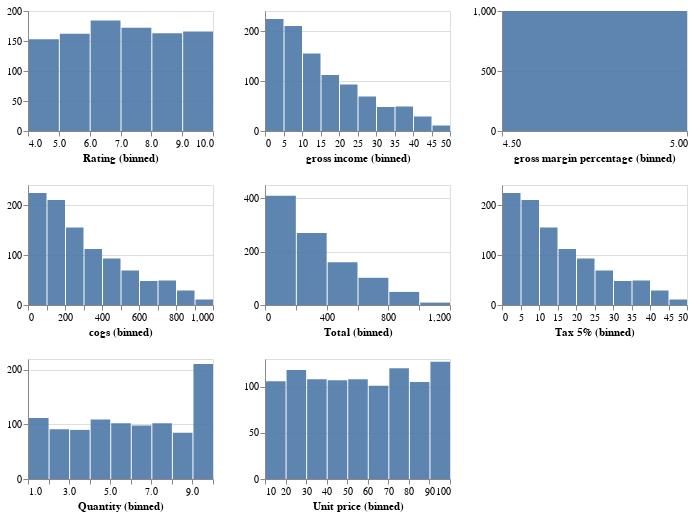

The notebook cell saved with this chart:
### Code cell
aly.dist(walmart_df, mark='bar')

### Figure 1 — Vega specification as saved in the notebook (floating-point values rounded to 4 significant figures)
{"$schema": "https://vega.github.io/schema/vega/v5.json", "data": [{"name": "source_0"}, {"name": "data_0", "values": [{"__count": 120, "bin_maxbins_10_Unit price": 70.0, "bin_maxbins_10_Unit price_end": 80.0}, {"__count": 106, "bin_maxbins_10_Unit price": 10.0, "bin_maxbins_10_Unit price_end": 20.0}, {"__count": 107, "bin_maxbins_10_Unit price": 40.0, "bin_maxbins_10_Unit price_end": 50.0}, {"__count": 108, "bin_maxbins_10_Unit price": 50.0, "bin_maxbins_10_Unit price_end": 60.0}, {"__count": 105, "bin_maxbins_10_Unit price": 80.0, "bin_maxbins_10_Unit price_end": 90.0}, {"__count": 101, "bin_maxbins_10_Unit price": 60.0, "bin_maxbins_10_Unit price_end": 70.0}, {"__count": 108, "bin_maxbins_10_Unit price": 30.0, "bin_maxbins_10_Unit price_end": 40.0}, {"__count": 118, "bin_maxbins_10_Unit price": 20.0, "bin_maxbins_10_Unit price_end": 30.0}, {"__count": 127, "bin_maxbins_10_Unit price": 90.0, "bin_maxbins_10_Unit price_end": 100.0}]}, {"name": "data_1", "values": [{"__count": 166, "bin_maxbins_10_Rating": 9.0, "bin_maxbins_10_Rating_end": 10.0}, {"__count": 172, "bin_maxbins_10_Rating": 7.0, "bin_maxbins_10_Rating_end": 8.0}, {"__count": 163, "bin_maxbins_10_Rating": 8.0, "bin_maxbins_10_Rating_end": 9.0}, {"__count": 162, "bin_maxbins_10_Rating": 5.0, "bin_maxbins_10_Rating_end": 6.0}, {"__count": 153, "bin_maxbins_10_Rating": 4.0, "bin_maxbins_10_Rating_end": 5.0}, {"__count": 184, "bin_maxbins_10_Rating": 6.0, "bin_maxbins_10_Rating_end": 7.0}]}, {"name": "data_2", "values": [{"__count": 69, "bin_maxbins_10_gross income": 25.0, "bin_maxbins_10_gross income_end": 30.0}, {"__count": 224, "bin_maxbins_10_gross income": 0.0, "bin_maxbins_10_gross income_end": 5.0}, {"__count": 112, "bin_maxbins_10_gross income": 15.0, "bin_maxbins_10_gross income_end": 20.0}, {"__count": 93, "bin_maxbins_10_gross income": 20.0, "bin_maxbins_10_gross income_end": 25.0}, {"__count": 48, "bin_maxbins_10_gross income": 30.0, "bin_maxbins_10_gross income_end": 35.0}, {"__count": 49, "bin_maxbins_10_gross income": 35.0, "bin_maxbins_10_gross income_end": 40.0}, {"__count": 210, "bin_maxbins_10_gross income": 5.0, "bin_maxbins_10_gross income_end": 10.0}, {"__count": 155, "bin_maxbins_10_gross income": 10.0, "bin_maxbins_10_gross income_end": 15.0}, {"__count": 29, "bin_maxbins_10_gross income": 40.0, "bin_maxbins_10_gross income_end": 45.0}, {"__count": 11, "bin_maxbins_10_gross income": 45.0, "bin_maxbins_10_gross income_end": 50.0}]}, {"name": "data_3", "values": [{"__count": 1000, "bin_maxbins_10_gross margin percentage": 4.5, "bin_maxbins_10_gross margin percentage_end": 5.0}]}, {"name": "data_4", "values": [{"__count": 69, "bin_maxbins_10_cogs": 500.0, "bin_maxbins_10_cogs_end": 600.0}, {"__count": 224, "bin_maxbins_10_cogs": 0.0, "bin_maxbins_10_cogs_end": 100.0}, {"__count": 112, "bin_maxbins_10_cogs": 300.0, "bin_maxbins_10_cogs_end": 400.0}, {"__count": 93, "bin_maxbins_10_cogs": 400.0, "bin_maxbins_10_cogs_end": 500.0}, {"__count": 48, "bin_maxbins_10_cogs": 600.0, "bin_maxbins_10_cogs_end": 700.0}, {"__count": 49, "bin_maxbins_10_cogs": 700.0, "bin_maxbins_10_cogs_end": 800.0}, {"__count": 210, "bin_maxbins_10_cogs": 100.0, "bin_maxbins_10_cogs_end": 200.0}, {"__count": 155, "bin_maxbins_10_cogs": 200.0, "bin_maxbins_10_cogs_end": 300.0}, {"__count": 29, "bin_maxbins_10_cogs": 800.0, "bin_maxbins_10_cogs_end": 900.0}, {"__count": 11, "bin_maxbins_10_cogs": 900.0, "bin_maxbins_10_cogs_end": 1000.0}]}, {"name": "data_5", "values": [{"__count": 160, "bin_maxbins_10_Total": 400.0, "bin_maxbins_10_Total_end": 600.0}, {"__count": 410, "bin_maxbins_10_Total": 0.0, "bin_maxbins_10_Total_end": 200.0}, {"__count": 270, "bin_maxbins_10_Total": 200.0, "bin_maxbins_10_Total_end": 400.0}, {"__count": 102, "bin_maxbins_10_Total": 600.0, "bin_maxbins_10_Total_end": 800.0}, {"__count": 49, "bin_maxbins_10_Total": 800.0, "bin_maxbins_10_Total_end": 1000.0}, {"__count": 9, "bin_maxbins_10_Total": 1000.0, "bin_maxbins_10_Total_end": 1200.0}]}, {"name": "data_6", "values": [{"__count": 69, "bin_maxbins_10_Tax 5%": 25.0, "bin_maxbins_10_Tax 5%_end": 30.0}, {"__count": 224, "bin_maxbins_10_Tax 5%": 0.0, "bin_maxbins_10_Tax 5%_end": 5.0}, {"__count": 112, "bin_maxbins_10_Tax 5%": 15.0, "bin_maxbins_10_Tax 5%_end": 20.0}, {"__count": 93, "bin_maxbins_10_Tax 5%": 20.0, "bin_maxbins_10_Tax 5%_end": 25.0}, {"__count": 48, "bin_maxbins_10_Tax 5%": 30.0, "bin_maxbins_10_Tax 5%_end": 35.0}, {"__count": 49, "bin_maxbins_10_Tax 5%": 35.0, "bin_maxbins_10_Tax 5%_end": 40.0}, {"__count": 210, "bin_maxbins_10_Tax 5%": 5.0, "bin_maxbins_10_Tax 5%_end": 10.0}, {"__count": 155, "bin_maxbins_10_Tax 5%": 10.0, "bin_maxbins_10_Tax 5%_end": 15.0}, {"__count": 29, "bin_maxbins_10_Tax 5%": 40.0, "bin_maxbins_10_Tax 5%_end": 45.0}, {"__count": 11, "bin_maxbins_10_Tax 5%": 45.0, "bin_maxbins_10_Tax 5%_end": 50.0}]}, {"name": "data_7", "values": [{"__count": 102, "bin_maxbins_10_Quantity": 7.0, "bin_maxbins_10_Quantity_end": 8.0}, {"__count": 102, "bin_maxbins_10_Quantity": 5.0, "bin_maxbins_10_Quantity_end": 6.0}, {"__count": 85, "bin_maxbins_10_Quantity": 8.0, "bin_maxbins_10_Quantity_end": 9.0}, {"__count": 98, "bin_maxbins_10_Quantity": 6.0, "bin_maxbins_10_Quantity_end": 7.0}, {"__count": 211, "bin_maxbins_10_Quantity": 9.0, "bin_maxbins_10_Quantity_end": 10.0}, {"__count": 91, "bin_maxbins_10_Quantity": 2.0, "bin_maxbins_10_Quantity_end": 3.0}, {"__count": 90, "bin_maxbins_10_Quantity": 3.0, "bin_maxbins_10_Quantity_end": 4.0}, {"__count": 109, "bin_maxbins_10_Quantity": 4.0, "bin_maxbins_10_Quantity_end": 5.0}, {"__count": 112, "bin_maxbins_10_Quantity": 1.0, "bin_maxbins_10_Quantity_end": 2.0}]}, {"name": "data_1_child__Rating_y_domain___count", "values": [{"min": 153, "max": 184}]}, {"name": "data_2_child__gross_income_y_domain___count", "values": [{"min": 11, "max": 224}]}, {"name": "data_3_child__gross_margin_percentage_y_domain___count", "values": [{"min": 1000, "max": 1000}]}, {"name": "data_4_child__cogs_y_domain___count", "values": [{"min": 11, "max": 224}]}, {"name": "data_5_child__Total_y_domain___count", "values": [{"min": 9, "max": 410}]}, {"name": "data_6_child__Tax_5__y_domain___count", "values": [{"min": 11, "max": 224}]}, {"name": "data_7_child__Quantity_y_domain___count", "values": [{"min": 85, "max": 211}]}, {"name": "data_0_child__Unit_price_y_domain___count", "values": [{"min": 101, "max": 127}]}], "signals": [{"name": "child__Unit_price_bin_maxbins_10_Unit_price_bins", "value": {"fields": ["Unit price"], "fname": "bin_Unit price", "start": 10.0, "step": 10.0, "stop": 100.0}}, {"name": "child__gross_income_bin_maxbins_10_gross_income_bins", "value": {"fields": ["gross income"], "fname": "bin_gross income", "start": 0.0, "step": 5.0, "stop": 50.0}}, {"name": "child__Total_bin_maxbins_10_Total_bins", "value": {"fields": ["Total"], "fname": "bin_Total", "start": 0.0, "step": 200.0, "stop": 1200.0}}, {"name": "child__Rating_bin_maxbins_10_Rating_bins", "value": {"fields": ["Rating"], "fname": "bin_Rating", "start": 4.0, "step": 1.0, "stop": 10.0}}, {"name": "child__Quantity_bin_maxbins_10_Quantity_bins", "value": {"fields": ["Quantity"], "fname": "bin_Quantity", "start": 1.0, "step": 1.0, "stop": 10.0}}, {"name": "child__gross_margin_percentage_bin_maxbins_10_gross_margin_percentage_bins", "value": {"fields": ["gross margin percentage"], "fname": "bin_gross margin percentage", "start": 4.5, "step": 0.5, "stop": 5.0}}, {"name": "child__Tax_5__bin_maxbins_10_Tax_5__bins", "value": {"fields": ["Tax 5%"], "fname": "bin_Tax 5%", "start": 0.0, "step": 5.0, "stop": 50.0}}, {"name": "child__cogs_bin_maxbins_10_cogs_bins", "value": {"fields": ["cogs"], "fname": "bin_cogs", "start": 0.0, "step": 100.0, "stop": 1000.0}}, {"name": "childWidth", "value": 185}, {"name": "childHeight", "value": 120}], "marks": [{"type": "group", "name": "child__Rating_group", "encode": {"update": {"width": {"signal": "childWidth"}, "height": {"signal": "childHeight"}}}, "marks": [{"type": "rect", "name": "child__Rating_marks", "from": {"data": "data_1"}, "encode": {"update": {"y2": {"value": 0, "scale": "child__Rating_y"}, "x": {"field": "bin_maxbins_10_Rating_end", "scale": "child__Rating_x", "offset": {"signal": "0.5 + (abs(scale(\"child__Rating_x\", datum[\"bin_maxbins_10_Rating_end\"]) - scale(\"child__Rating_x\", datum[\"bin_maxbins_10_Rating\"])) < 0.25 ? 0.5 * (0.25 - (abs(scale(\"child__Rating_x\", datum[\"bin_maxbins_10_Rating_end\"]) - scale(\"child__Rating_x\", datum[\"bin_maxbins_10_Rating\"])))) : -0.5)"}}, "x2": {"field": "bin_maxbins_10_Rating", "scale": "child__Rating_x", "offset": {"signal": "0.5 + (abs(scale(\"child__Rating_x\", datum[\"bin_maxbins_10_Rating_end\"]) - scale(\"child__Rating_x\", datum[\"bin_maxbins_10_Rating\"])) < 0.25 ? -0.5 * (0.25 - (abs(scale(\"child__Rating_x\", datum[\"bin_maxbins_10_Rating_end\"]) - scale(\"child__Rating_x\", datum[\"bin_maxbins_10_Rating\"])))) : 0.5)"}}, "fill": {"value": "#4c78a8"}, "opacity": {"value": 0.9}, "y": {"field": "__count", "scale": "child__Rating_y"}}}, "style": ["bar"]}], "axes": [{"scale": "child__Rating_y", "gridScale": "child__Rating_x", "ticks": false, "minExtent": 0, "labels": false, "tickCount": {"signal": "ceil(childHeight/40)"}, "maxExtent": 0, "zindex": 0, "grid": true, "aria": false, "domain": false, "orient": "left"}, {"scale": "child__Rating_x", "zindex": 0, "orient": "bottom", "labelFlush": true, "grid": false, "title": "Rating (binned)", "labelOverlap": true, "tickCount": {"signal": "ceil(childWidth/10)"}}, {"scale": "child__Rating_y", "tickCount": {"signal": "ceil(childHeight/40)"}, "labelOverlap": true, "orient": "left", "grid": false, "zindex": 0}], "style": "cell"}, {"type": "group", "name": "child__gross_income_group", "encode": {"update": {"width": {"signal": "childWidth"}, "height": {"signal": "childHeight"}}}, "marks": [{"type": "rect", "name": "child__gross_income_marks", "from": {"data": "data_2"}, "encode": {"update": {"opacity": {"value": 0.9}, "x": {"field": "bin_maxbins_10_gross income_end", "scale": "child__gross_income_x", "offset": {"signal": "0.5 + (abs(scale(\"child__gross_income_x\", datum[\"bin_maxbins_10_gross income_end\"]) - scale(\"child__gross_income_x\", datum[\"bin_maxbins_10_gross income\"])) < 0.25 ? 0.5 * (0.25 - (abs(scale(\"child__gross_income_x\", datum[\"bin_maxbins_10_gross income_end\"]) - scale(\"child__gross_income_x\", datum[\"bin_maxbins_10_gross income\"])))) : -0.5)"}}, "fill": {"value": "#4c78a8"}, "y2": {"value": 0, "scale": "child__gross_income_y"}, "x2": {"field": "bin_maxbins_10_gross income", "scale": "child__gross_income_x", "offset": {"signal": "0.5 + (abs(scale(\"child__gross_income_x\", datum[\"bin_maxbins_10_gross income_end\"]) - scale(\"child__gross_income_x\", datum[\"bin_maxbins_10_gross income\"])) < 0.25 ? -0.5 * (0.25 - (abs(scale(\"child__gross_income_x\", datum[\"bin_maxbins_10_gross income_end\"]) - scale(\"child__gross_income_x\", datum[\"bin_maxbins_10_gross income\"])))) : 0.5)"}}, "y": {"field": "__count", "scale": "child__gross_income_y"}}}, "style": ["bar"]}], "axes": [{"scale": "child__gross_income_y", "aria": false, "gridScale": "child__gross_income_x", "grid": true, "maxExtent": 0, "minExtent": 0, "zindex": 0, "ticks": false, "labels": false, "domain": false, "orient": "left", "tickCount": {"signal": "ceil(childHeight/40)"}}, {"scale": "child__gross_income_x", "labelFlush": true, "labelOverlap": true, "orient": "bottom", "tickCount": {"signal": "ceil(childWidth/10)"}, "title": "gross income (binned)", "zindex": 0, "grid": false}, {"scale": "child__gross_income_y", "grid": false, "orient": "left", "tickCount": {"signal": "ceil(childHeight/40)"}, "labelOverlap": true, "zindex": 0}], "style": "cell"}, {"type": "group", "name": "child__gross_margin_percentage_group", "encode": {"update": {"width": {"signal": "childWidth"}, "height": {"signal": "childHeight"}}}, "marks": [{"type": "rect", "name": "child__gross_margin_percentage_marks", "from": {"data": "data_3"}, "encode": {"update": {"fill": {"value": "#4c78a8"}, "y": {"field": "__count", "scale": "child__gross_margin_percentage_y"}, "x": {"field": "bin_maxbins_10_gross margin percentage_end", "scale": "child__gross_margin_percentage_x", "offset": {"signal": "0.5 + (abs(scale(\"child__gross_margin_percentage_x\", datum[\"bin_maxbins_10_gross margin percentage_end\"]) - scale(\"child__gross_margin_percentage_x\", datum[\"bin_maxbins_10_gross margin percentage\"])) < 0.25 ? 0.5 * (0.25 - (abs(scale(\"child__gross_margin_percentage_x\", datum[\"bin_maxbins_10_gross margin percentage_end\"]) - scale(\"child__gross_margin_percentage_x\", datum[\"bin_maxbins_10_gross margin percentage\"])))) : -0.5)"}}, "opacity": {"value": 0.9}, "x2": {"field": "bin_maxbins_10_gross margin percentage", "scale": "child__gross_margin_percentage_x", "offset": {"signal": "0.5 + (abs(scale(\"child__gross_margin_percentage_x\", datum[\"bin_maxbins_10_gross margin percentage_end\"]) - scale(\"child__gross_margin_percentage_x\", datum[\"bin_maxbins_10_gross margin percentage\"])) < 0.25 ? -0.5 * (0.25 - (abs(scale(\"child__gross_margin_percentage_x\", datum[\"bin_maxbins_10_gross margin percentage_end\"]) - scale(\"child__gross_margin_percentage_x\", datum[\"bin_maxbins_10_gross margin percentage\"])))) : 0.5)"}}, "y2": {"value": 0, "scale": "child__gross_margin_percentage_y"}}}, "style": ["bar"]}], "axes": [{"scale": "child__gross_margin_percentage_y", "maxExtent": 0, "aria": false, "minExtent": 0, "zindex": 0, "ticks": false, "gridScale": "child__gross_margin_percentage_x", "tickCount": {"signal": "ceil(childHeight/40)"}, "grid": true, "labels": false, "domain": false, "orient": "left"}, {"scale": "child__gross_margin_percentage_x", "orient": "bottom", "labelOverlap": true, "tickCount": {"signal": "ceil(childWidth/10)"}, "title": "gross margin percentage (binned)", "zindex": 0, "grid": false, "labelFlush": true}, {"scale": "child__gross_margin_percentage_y", "labelOverlap": true, "tickCount": {"signal": "ceil(childHeight/40)"}, "grid": false, "zindex": 0, "orient": "left"}], "style": "cell"}, {"type": "group", "name": "child__cogs_group", "encode": {"update": {"width": {"signal": "childWidth"}, "height": {"signal": "childHeight"}}}, "marks": [{"type": "rect", "name": "child__cogs_marks", "from": {"data": "data_4"}, "encode": {"update": {"y2": {"value": 0, "scale": "child__cogs_y"}, "fill": {"value": "#4c78a8"}, "opacity": {"value": 0.9}, "y": {"field": "__count", "scale": "child__cogs_y"}, "x": {"field": "bin_maxbins_10_cogs_end", "scale": "child__cogs_x", "offset": {"signal": "0.5 + (abs(scale(\"child__cogs_x\", datum[\"bin_maxbins_10_cogs_end\"]) - scale(\"child__cogs_x\", datum[\"bin_maxbins_10_cogs\"])) < 0.25 ? 0.5 * (0.25 - (abs(scale(\"child__cogs_x\", datum[\"bin_maxbins_10_cogs_end\"]) - scale(\"child__cogs_x\", datum[\"bin_maxbins_10_cogs\"])))) : -0.5)"}}, "x2": {"field": "bin_maxbins_10_cogs", "scale": "child__cogs_x", "offset": {"signal": "0.5 + (abs(scale(\"child__cogs_x\", datum[\"bin_maxbins_10_cogs_end\"]) - scale(\"child__cogs_x\", datum[\"bin_maxbins_10_cogs\"])) < 0.25 ? -0.5 * (0.25 - (abs(scale(\"child__cogs_x\", datum[\"bin_maxbins_10_cogs_end\"]) - scale(\"child__cogs_x\", datum[\"bin_maxbins_10_cogs\"])))) : 0.5)"}}}}, "style": ["bar"]}], "axes": [{"scale": "child__cogs_y", "maxExtent": 0, "tickCount": {"signal": "ceil(childHeight/40)"}, "zindex": 0, "domain": false, "ticks": false, "grid": true, "gridScale": "child__cogs_x", "aria": false, "orient": "left", "labels": false, "minExtent": 0}, {"scale": "child__cogs_x", "title": "cogs (binned)", "tickCount": {"signal": "ceil(childWidth/10)"}, "grid": false, "zindex": 0, "labelOverlap": true, "orient": "bottom", "labelFlush": true}, {"scale": "child__cogs_y", "zindex": 0, "labelOverlap": true, "grid": false, "orient": "left", "tickCount": {"signal": "ceil(childHeight/40)"}}], "style": "cell"}, {"type": "group", "name": "child__Total_group", "encode": {"update": {"width": {"signal": "childWidth"}, "height": {"signal": "childHeight"}}}, "marks": [{"type": "rect", "name": "child__Total_marks", "from": {"data": "data_5"}, "encode": {"update": {"x": {"field": "bin_maxbins_10_Total_end", "scale": "child__Total_x", "offset": {"signal": "0.5 + (abs(scale(\"child__Total_x\", datum[\"bin_maxbins_10_Total_end\"]) - scale(\"child__Total_x\", datum[\"bin_maxbins_10_Total\"])) < 0.25 ? 0.5 * (0.25 - (abs(scale(\"child__Total_x\", datum[\"bin_maxbins_10_Total_end\"]) - scale(\"child__Total_x\", datum[\"bin_maxbins_10_Total\"])))) : -0.5)"}}, "fill": {"value": "#4c78a8"}, "opacity": {"value": 0.9}, "x2": {"field": "bin_maxbins_10_Total", "scale": "child__Total_x", "offset": {"signal": "0.5 + (abs(scale(\"child__Total_x\", datum[\"bin_maxbins_10_Total_end\"]) - scale(\"child__Total_x\", datum[\"bin_maxbins_10_Total\"])) < 0.25 ? -0.5 * (0.25 - (abs(scale(\"child__Total_x\", datum[\"bin_maxbins_10_Total_end\"]) - scale(\"child__Total_x\", datum[\"bin_maxbins_10_Total\"])))) : 0.5)"}}, "y": {"field": "__count", "scale": "child__Total_y"}, "y2": {"value": 0, "scale": "child__Total_y"}}}, "style": ["bar"]}], "axes": [{"scale": "child__Total_y", "aria": false, "domain": false, "ticks": false, "labels": false, "minExtent": 0, "orient": "left", "grid": true, "gridScale": "child__Total_x", "tickCount": {"signal": "ceil(childHeight/40)"}, "zindex": 0, "maxExtent": 0}, {"scale": "child__Total_x", "orient": "bottom", "zindex": 0, "tickCount": {"signal": "ceil(childWidth/10)"}, "grid": false, "labelFlush": true, "labelOverlap": true, "title": "Total (binned)"}, {"scale": "child__Total_y", "grid": false, "tickCount": {"signal": "ceil(childHeight/40)"}, "orient": "left", "labelOverlap": true, "zindex": 0}], "style": "cell"}, {"type": "group", "name": "child__Tax_5__group", "encode": {"update": {"width": {"signal": "childWidth"}, "height": {"signal": "childHeight"}}}, "marks": [{"type": "rect", "name": "child__Tax_5__marks", "from": {"data": "data_6"}, "encode": {"update": {"fill": {"value": "#4c78a8"}, "x2": {"field": "bin_maxbins_10_Tax 5%", "scale": "child__Tax_5__x", "offset": {"signal": "0.5 + (abs(scale(\"child__Tax_5__x\", datum[\"bin_maxbins_10_Tax 5%_end\"]) - scale(\"child__Tax_5__x\", datum[\"bin_maxbins_10_Tax 5%\"])) < 0.25 ? -0.5 * (0.25 - (abs(scale(\"child__Tax_5__x\", datum[\"bin_maxbins_10_Tax 5%_end\"]) - scale(\"child__Tax_5__x\", datum[\"bin_maxbins_10_Tax 5%\"])))) : 0.5)"}}, "opacity": {"value": 0.9}, "y": {"field": "__count", "scale": "child__Tax_5__y"}, "x": {"field": "bin_maxbins_10_Tax 5%_end", "scale": "child__Tax_5__x", "offset": {"signal": "0.5 + (abs(scale(\"child__Tax_5__x\", datum[\"bin_maxbins_10_Tax 5%_end\"]) - scale(\"child__Tax_5__x\", datum[\"bin_maxbins_10_Tax 5%\"])) < 0.25 ? 0.5 * (0.25 - (abs(scale(\"child__Tax_5__x\", datum[\"bin_maxbins_10_Tax 5%_end\"]) - scale(\"child__Tax_5__x\", datum[\"bin_maxbins_10_Tax 5%\"])))) : -0.5)"}}, "y2": {"value": 0, "scale": "child__Tax_5__y"}}}, "style": ["bar"]}], "axes": [{"scale": "child__Tax_5__y", "domain": false, "tickCount": {"signal": "ceil(childHeight/40)"}, "orient": "left", "maxExtent": 0, "aria": false, "gridScale": "child__Tax_5__x", "grid": true, "minExtent": 0, "labels": false, "ticks": false, "zindex": 0}, {"scale": "child__Tax_5__x", "grid": false, "title": "Tax 5% (binned)", "labelFlush": true, "labelOverlap": true, "orient": "bottom", "tickCount": {"signal": "ceil(childWidth/10)"}, "zindex": 0}, {"scale": "child__Tax_5__y", "orient": "left", "zindex": 0, "tickCount": {"signal": "ceil(childHeight/40)"}, "grid": false, "labelOverlap": true}], "style": "cell"}, {"type": "group", "name": "child__Quantity_group", "encode": {"update": {"width": {"signal": "childWidth"}, "height": {"signal": "childHeight"}}}, "marks": [{"type": "rect", "name": "child__Quantity_marks", "from": {"data": "data_7"}, "encode": {"update": {"x2": {"field": "bin_maxbins_10_Quantity", "scale": "child__Quantity_x", "offset": {"signal": "0.5 + (abs(scale(\"child__Quantity_x\", datum[\"bin_maxbins_10_Quantity_end\"]) - scale(\"child__Quantity_x\", datum[\"bin_maxbins_10_Quantity\"])) < 0.25 ? -0.5 * (0.25 - (abs(scale(\"child__Quantity_x\", datum[\"bin_maxbins_10_Quantity_end\"]) - scale(\"child__Quantity_x\", datum[\"bin_maxbins_10_Quantity\"])))) : 0.5)"}}, "y": {"field": "__count", "scale": "child__Quantity_y"}, "fill": {"value": "#4c78a8"}, "y2": {"value": 0, "scale": "child__Quantity_y"}, "opacity": {"value": 0.9}, "x": {"field": "bin_maxbins_10_Quantity_end", "scale": "child__Quantity_x", "offset": {"signal": "0.5 + (abs(scale(\"child__Quantity_x\", datum[\"bin_maxbins_10_Quantity_end\"]) - scale(\"child__Quantity_x\", datum[\"bin_maxbins_10_Quantity\"])) < 0.25 ? 0.5 * (0.25 - (abs(scale(\"child__Quantity_x\", datum[\"bin_maxbins_10_Quantity_end\"]) - scale(\"child__Quantity_x\", datum[\"bin_maxbins_10_Quantity\"])))) : -0.5)"}}}}, "style": ["bar"]}], "axes": [{"scale": "child__Quantity_y", "zindex": 0, "maxExtent": 0, "minExtent": 0, "grid": true, "aria": false, "ticks": false, "orient": "left", "tickCount": {"signal": "ceil(childHeight/40)"}, "gridScale": "child__Quantity_x", "labels": false, "domain": false}, {"scale": "child__Quantity_x", "labelOverlap": true, "tickCount": {"signal": "ceil(childWidth/10)"}, "title": "Quantity (binned)", "zindex": 0, "orient": "bottom", "grid": false, "labelFlush": true}, {"scale": "child__Quantity_y", "grid": false, "tickCount": {"signal": "ceil(childHeight/40)"}, "zindex": 0, "labelOverlap": true, "orient": "left"}], "style": "cell"}, {"type": "group", "name": "child__Unit_price_group", "encode": {"update": {"height": {"signal": "childHeight"}, "width": {"signal": "childWidth"}}}, "marks": [{"type": "rect", "name": "child__Unit_price_marks", "from": {"data": "data_0"}, "encode": {"update": {"x": {"field": "bin_maxbins_10_Unit price_end", "scale": "child__Unit_price_x", "offset": {"signal": "0.5 + (abs(scale(\"child__Unit_price_x\", datum[\"bin_maxbins_10_Unit price_end\"]) - scale(\"child__Unit_price_x\", datum[\"bin_maxbins_10_Unit price\"])) < 0.25 ? 0.5 * (0.25 - (abs(scale(\"child__Unit_price_x\", datum[\"bin_maxbins_10_Unit price_end\"]) - scale(\"child__Unit_price_x\", datum[\"bin_maxbins_10_Unit price\"])))) : -0.5)"}}, "y": {"field": "__count", "scale": "child__Unit_price_y"}, "x2": {"field": "bin_maxbins_10_Unit price", "scale": "child__Unit_price_x", "offset": {"signal": "0.5 + (abs(scale(\"child__Unit_price_x\", datum[\"bin_maxbins_10_Unit price_end\"]) - scale(\"child__Unit_price_x\", datum[\"bin_maxbins_10_Unit price\"])) < 0.25 ? -0.5 * (0.25 - (abs(scale(\"child__Unit_price_x\", datum[\"bin_maxbins_10_Unit price_end\"]) - scale(\"child__Unit_price_x\", datum[\"bin_maxbins_10_Unit price\"])))) : 0.5)"}}, "opacity": {"value": 0.9}, "y2": {"value": 0, "scale": "child__Unit_price_y"}, "fill": {"value": "#4c78a8"}}}, "style": ["bar"]}], "axes": [{"scale": "child__Unit_price_y", "minExtent": 0, "labels": false, "aria": false, "grid": true, "domain": false, "orient": "left", "tickCount": {"signal": "ceil(childHeight/40)"}, "ticks": false, "gridScale": "child__Unit_price_x", "zindex": 0, "maxExtent": 0}, {"scale": "child__Unit_price_x", "orient": "bottom", "labelFlush": true, "labelOverlap": true, "zindex": 0, "grid": false, "tickCount": {"signal": "ceil(childWidth/10)"}, "title": "Unit price (binned)"}, {"scale": "child__Unit_price_y", "orient": "left", "labelOverlap": true, "zindex": 0, "grid": false, "tickCount": {"signal": "ceil(childHeight/40)"}}], "style": "cell"}], "scales": [{"name": "child__Rating_x", "type": "linear", "domain": {"signal": "[child__Rating_bin_maxbins_10_Rating_bins.start, child__Rating_bin_maxbins_10_Rating_bins.stop]"}, "range": [0, {"signal": "childWidth"}], "bins": {"signal": "child__Rating_bin_maxbins_10_Rating_bins"}, "zero": false}, {"name": "child__Rating_y", "type": "linear", "domain": [{"signal": "(data(\"data_1_child__Rating_y_domain___count\")[0] || {}).min"}, {"signal": "(data(\"data_1_child__Rating_y_domain___count\")[0] || {}).max"}], "range": [{"signal": "childHeight"}, 0], "nice": true, "zero": true}, {"name": "child__gross_income_x", "type": "linear", "domain": {"signal": "[child__gross_income_bin_maxbins_10_gross_income_bins.start, child__gross_income_bin_maxbins_10_gross_income_bins.stop]"}, "range": [0, {"signal": "childWidth"}], "bins": {"signal": "child__gross_income_bin_maxbins_10_gross_income_bins"}, "zero": false}, {"name": "child__gross_income_y", "type": "linear", "domain": [{"signal": "(data(\"data_2_child__gross_income_y_domain___count\")[0] || {}).min"}, {"signal": "(data(\"data_2_child__gross_income_y_domain___count\")[0] || {}).max"}], "range": [{"signal": "childHeight"}, 0], "nice": true, "zero": true}, {"name": "child__gross_margin_percentage_x", "type": "linear", "domain": {"signal": "[child__gross_margin_percentage_bin_maxbins_10_gross_margin_percentage_bins.start, child__gross_margin_percentage_bin_maxbins_10_gross_margin_percentage_bins.stop]"}, "range": [0, {"signal": "childWidth"}], "bins": {"signal": "child__gross_margin_percentage_bin_maxbins_10_gross_margin_percentage_bins"}, "zero": false}, {"name": "child__gross_margin_percentage_y", "type": "linear", "domain": [{"signal": "(data(\"data_3_child__gross_margin_percentage_y_domain___count\")[0] || {}).min"}, {"signal": "(data(\"data_3_child__gross_margin_percentage_y_domain___count\")[0] || {}).max"}], "range": [{"signal": "childHeight"}, 0], "zero": true, "nice": true}, {"name": "child__cogs_x", "type": "linear", "domain": {"signal": "[child__cogs_bin_maxbins_10_cogs_bins.start, child__cogs_bin_maxbins_10_cogs_bins.stop]"}, "range": [0, {"signal": "childWidth"}], "bins": {"signal": "child__cogs_bin_maxbins_10_cogs_bins"}, "zero": false}, {"name": "child__cogs_y", "type": "linear", "domain": [{"signal": "(data(\"data_4_child__cogs_y_domain___count\")[0] || {}).min"}, {"signal": "(data(\"data_4_child__cogs_y_domain___count\")[0] || {}).max"}], "range": [{"signal": "childHeight"}, 0], "zero": true, "nice": true}, {"name": "child__Total_x", "type": "linear", "domain": {"signal": "[child__Total_bin_maxbins_10_Total_bins.start, child__Total_bin_maxbins_10_Total_bins.stop]"}, "range": [0, {"signal": "childWidth"}], "bins": {"signal": "child__Total_bin_maxbins_10_Total_bins"}, "zero": false}, {"name": "child__Total_y", "type": "linear", "domain": [{"signal": "(data(\"data_5_child__Total_y_domain___count\")[0] || {}).min"}, {"signal": "(data(\"data_5_child__Total_y_domain___count\")[0] || {}).max"}], "range": [{"signal": "childHeight"}, 0], "nice": true, "zero": true}, {"name": "child__Tax_5__x", "type": "linear", "domain": {"signal": "[child__Tax_5__bin_maxbins_10_Tax_5__bins.start, child__Tax_5__bin_maxbins_10_Tax_5__bins.stop]"}, "range": [0, {"signal": "childWidth"}], "bins": {"signal": "child__Tax_5__bin_maxbins_10_Tax_5__bins"}, "zero": false}, {"name": "child__Tax_5__y", "type": "linear", "domain": [{"signal": "(data(\"data_6_child__Tax_5__y_domain___count\")[0] || {}).min"}, {"signal": "(data(\"data_6_child__Tax_5__y_domain___count\")[0] || {}).max"}], "range": [{"signal": "childHeight"}, 0], "zero": true, "nice": true}, {"name": "child__Quantity_x", "type": "linear", "domain": {"signal": "[child__Quantity_bin_maxbins_10_Quantity_bins.start, child__Quantity_bin_maxbins_10_Quantity_bins.stop]"}, "range": [0, {"signal": "childWidth"}], "bins": {"signal": "child__Quantity_bin_maxbins_10_Quantity_bins"}, "zero": false}, {"name": "child__Quantity_y", "type": "linear", "domain": [{"signal": "(data(\"data_7_child__Quantity_y_domain___count\")[0] || {}).min"}, {"signal": "(data(\"data_7_child__Quantity_y_domain___count\")[0] || {}).max"}], "range": [{"signal": "childHeight"}, 0], "zero": true, "nice": true}, {"name": "child__Unit_price_x", "type": "linear", "domain": {"signal": "[child__Unit_price_bin_maxbins_10_Unit_price_bins.start, child__Unit_price_bin_maxbins_10_Unit_price_bins.stop]"}, "range": [0, {"signal": "childWidth"}], "bins": {"signal": "child__Unit_price_bin_maxbins_10_Unit_price_bins"}, "zero": false}, {"name": "child__Unit_price_y", "type": "linear", "domain": [{"signal": "(data(\"data_0_child__Unit_price_y_domain___count\")[0] || {}).min"}, {"signal": "(data(\"data_0_child__Unit_price_y_domain___count\")[0] || {}).max"}], "range": [{"signal": "childHeight"}, 0], "nice": true, "zero": true}], "layout": {"padding": 20, "columns": 3, "bounds": "full", "align": "all"}, "background": "white", "padding": 5}
